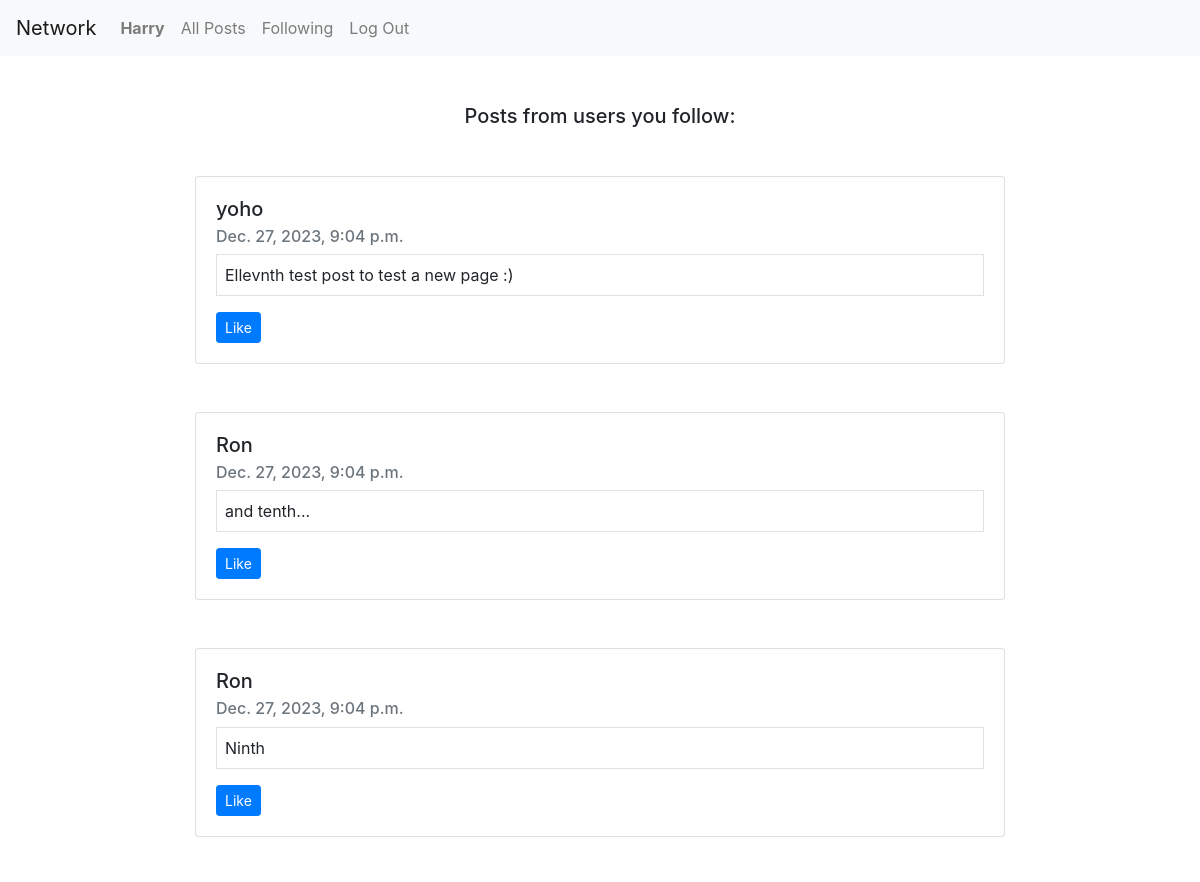
The page /following/ (signed in, upper part) on the database as committed earlier.
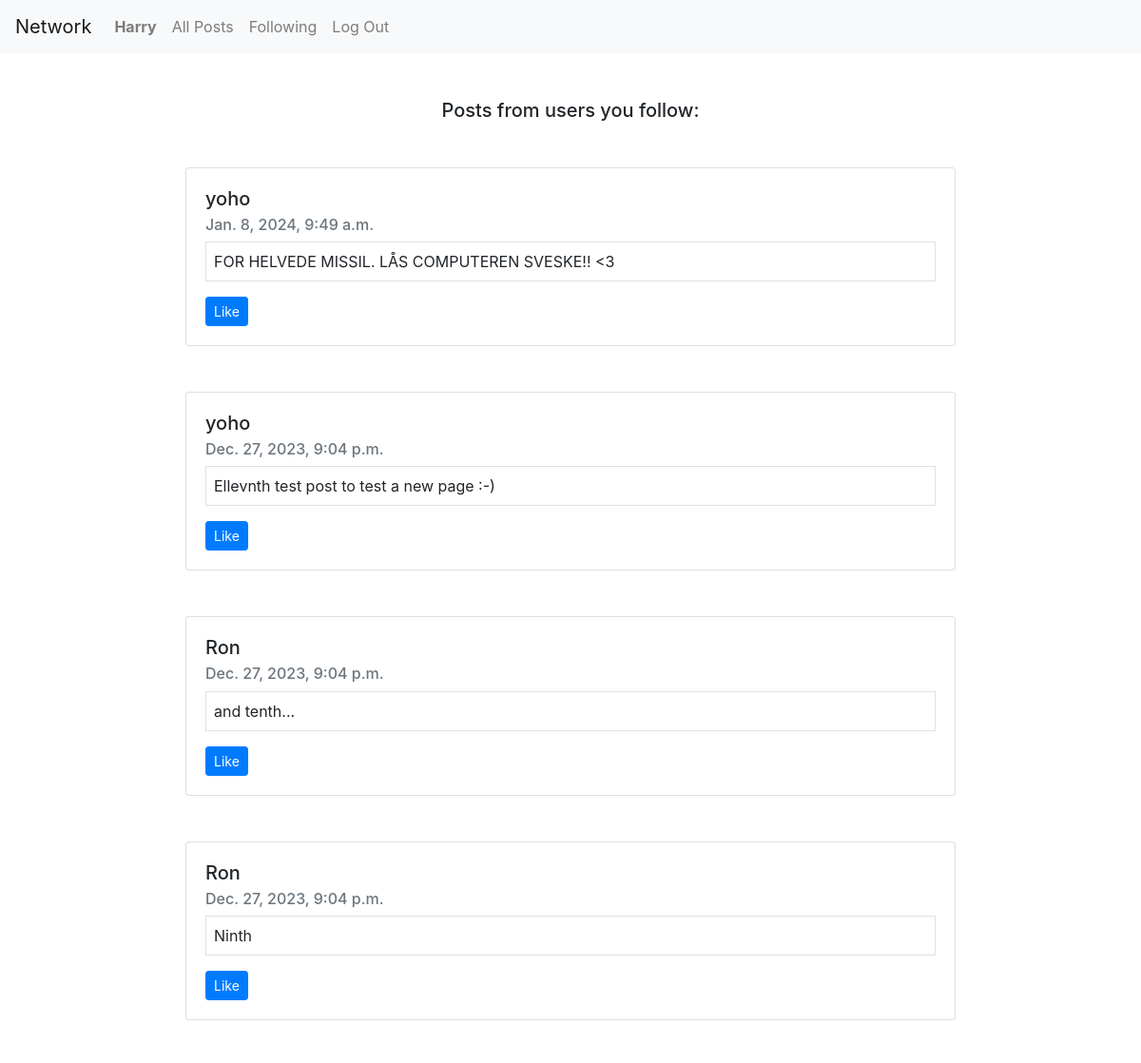
The same page on the database as committed later.
### network/models.py (models this page shows, shortened)
class NewPost(models.Model):
    user = models.ForeignKey(User, on_delete=models.CASCADE, related_name="new_posts")
    post_text = models.TextField(max_length=250)
    date = models.DateTimeField(auto_now_add=True)

class User(AbstractUser):
    pass

### network/views.py (the view)
# urls.py: path("following/", views.following, name="following"),
def following(request):
    current_profile = Profile.objects.get(id=request.user.id)
    followed_users = Profile.objects.filter(followed_by=current_profile)
    p = NewPost.objects.none()
    for user in followed_users:
        p = p | NewPost.objects.filter(user_id=user.id).order_by("-date")
    return render(request, "network/following.html", {
        "posts": p
    })

### network/templates/network/following.html (shortened to what this page needs)
{% extends "network/layout.html" %}
{% load static %}
{% block body %}
     <div class="container">
        <div class="mx-auto w-75 mb-3" style="width: 18rem;">
            <h5 class="card-title my-5 text-center">Posts from users you follow:</h5>
        </div>
        <div class="container">
            {% for post in posts %}
                <div class="card mx-auto w-75 mb-5" style="width: 18rem;">
                    <div class="card-body posts" id="post-{{ post.id }}">
                        <h5 class="card-title"><a href="{% url 'profile' post.user %}" class="text-reset text-decoration-none">{{ post.user }}</a></h5>
                        <h6 class="card-subtitle mb-2 text-muted">{{ post.date }}</h6>
                        <p class="card-text border p-2" id="post-text">{{ post.post_text }}</p>
                        <button type="button" class="btn btn-primary btn-sm" id="like">Like</button>
                    </div>
                </div>
            {% endfor %}
        </div>
    </div>
{% endblock %}

Rows that differ between the two databases and show on the page:
added NewPost: user "yoho", date "Jan. 8, 2024, 9:49 a.m.", post_text "FOR HELVEDE MISSIL. LÅS COMPUTEREN SVESKE!! <3"
changed NewPost: post_text "Ellevnth test post to test a new page :)" → "Ellevnth test post to test a new page :-)"
